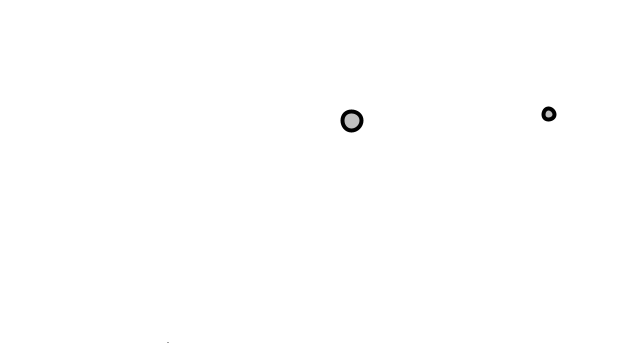
Frame 1 (no input)
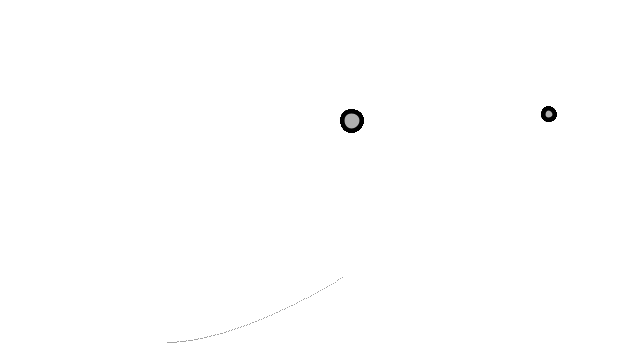
Frame 60 (the mouse pressed at the canvas centre just before this capture)
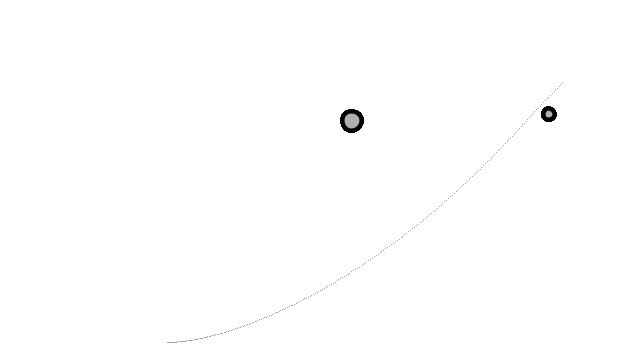
Frame 120 (the mouse held since frame 60 and released just before this capture)

The Processing sketch that drew these frames (run headless with seeded random() and noise(); from frame 60 on, the mouse is pressed at the canvas centre):

// Processing sketch: NOC_2_7_attraction_many
// ── NOC_2_7_attraction_many.pde
// The Nature of Code
// Daniel Shiffman
// http://natureofcode.com

Mover[] movers = new Mover[1];

//Attractor a;
Attractor[] attractors = new Attractor[2];

void setup() {
  size(640, 360);

  for (int i = 0; i < movers.length; i++) {
    movers[i] = new Mover(random(0.1, 2), random(width), random(height));
  }

  //a = new Attractor();
  for (int i = 0; i < attractors.length; i++) {
    attractors[i] = new Attractor( random(1, 20), random(width), random(height) );
  }

    background(255);
}

void draw() {
  //a.display();
  //a.drag();
  //a.hover(mouseX, mouseY);

    for (int i = 0; i < attractors.length; i++) {
        attractors[i].display();
        attractors[i].drag();
        attractors[i].hover(mouseX, mouseY);

        for (int j = 0; j < movers.length; j++) {
            PVector force = attractors[i].attract(movers[j]);

            movers[j].applyForce(force);
            movers[j].update();
            movers[j].display();
        }
    }
}

void mousePressed() {
     for (int i = 0; i < attractors.length; i++) {
        attractors[i].clicked(mouseX, mouseY);
     }
}

void mouseReleased() {
    for (int i = 0; i < attractors.length; i++) {
        attractors[i].stopDragging();
     }
}

// ── Attractor.pde
// The Nature of Code
// Daniel Shiffman
// http://natureofcode.com

// A class for a draggable attractive body in our world

class Attractor {
  float mass;    // Mass, tied to size
  float G;       // Gravitational Constant
  PVector position;   // position
  boolean dragging = false; // Is the object being dragged?
  boolean rollover = false; // Is the mouse over the ellipse?
  PVector dragOffset;  // holds the offset for when object is clicked on

  Attractor(float m, float x, float y) {
    position = new PVector(x, y);
    mass = m;
    G = 1;
    dragOffset = new PVector(0.0, 0.0);
  }

  PVector attract(Mover m) {
    PVector force = PVector.sub(position,m.position);   // Calculate direction of force
    float d = force.mag();                              // Distance between objects
    d = constrain(d,5.0,25.0);                        // Limiting the distance to eliminate "extreme" results for very close or very far objects
    force.normalize();                                  // Normalize vector (distance doesn't matter here, we just want this vector for direction)
    float strength = (G * mass * m.mass) / (d * d);      // Calculate gravitional force magnitude
    force.mult(strength);                                  // Get force vector --> magnitude * direction
    return force;
  }

  // Method to display
  void display() {
    ellipseMode(CENTER);
    strokeWeight(4);
    stroke(0);
    if (dragging) fill (50);
    else if (rollover) fill(100);
    else fill(175,200);
    ellipse(position.x,position.y,mass*2,mass*2);
  }

  // The methods below are for mouse interaction
  void clicked(int mx, int my) {
    float d = dist(mx,my,position.x,position.y);
    if (d < mass) {
      dragging = true;
      dragOffset.x = position.x-mx;
      dragOffset.y = position.y-my;
    }
  }

  void hover(int mx, int my) {
    float d = dist(mx,my,position.x,position.y);
    if (d < mass) {
      rollover = true;
    } 
    else {
      rollover = false;
    }
  }

  void stopDragging() {
    dragging = false;
  }

    void drag() {
        if (dragging) {
            position.x = mouseX + dragOffset.x;
            position.y = mouseY + dragOffset.y;
        }
    }
}

// ── Mover.pde
// The Nature of Code
// Daniel Shiffman
// http://natureofcode.com

class Mover {

  PVector position;
  PVector velocity;
  PVector acceleration;
  float mass;

  Mover(float m, float x, float y) {
    mass = m;
    position = new PVector(x, y);
    velocity = new PVector(1, 0);
    acceleration = new PVector(0, 0);
  }

  void applyForce(PVector force) {
    PVector f = PVector.div(force, mass);
    acceleration.add(f);
  }

  void update() {
    velocity.add(acceleration);
    position.add(velocity);
    acceleration.mult(0);
  }

  void display() {
    //stroke(0);
    //strokeWeight(2);
    //fill(0, 100);
    //ellipse(position.x, position.y, mass*2, mass*2);
    
    //stroke(125);
    //point(position.x, position.y);
    
    stroke(125);
    strokeWeight(1);
    beginShape(POINTS);
        vertex(position.x, position.y);
        //vertex(position.x, position.y);
        //vertex(position.x, position.y);
        //vertex(position.x, position.y);
    endShape();
  }
}
